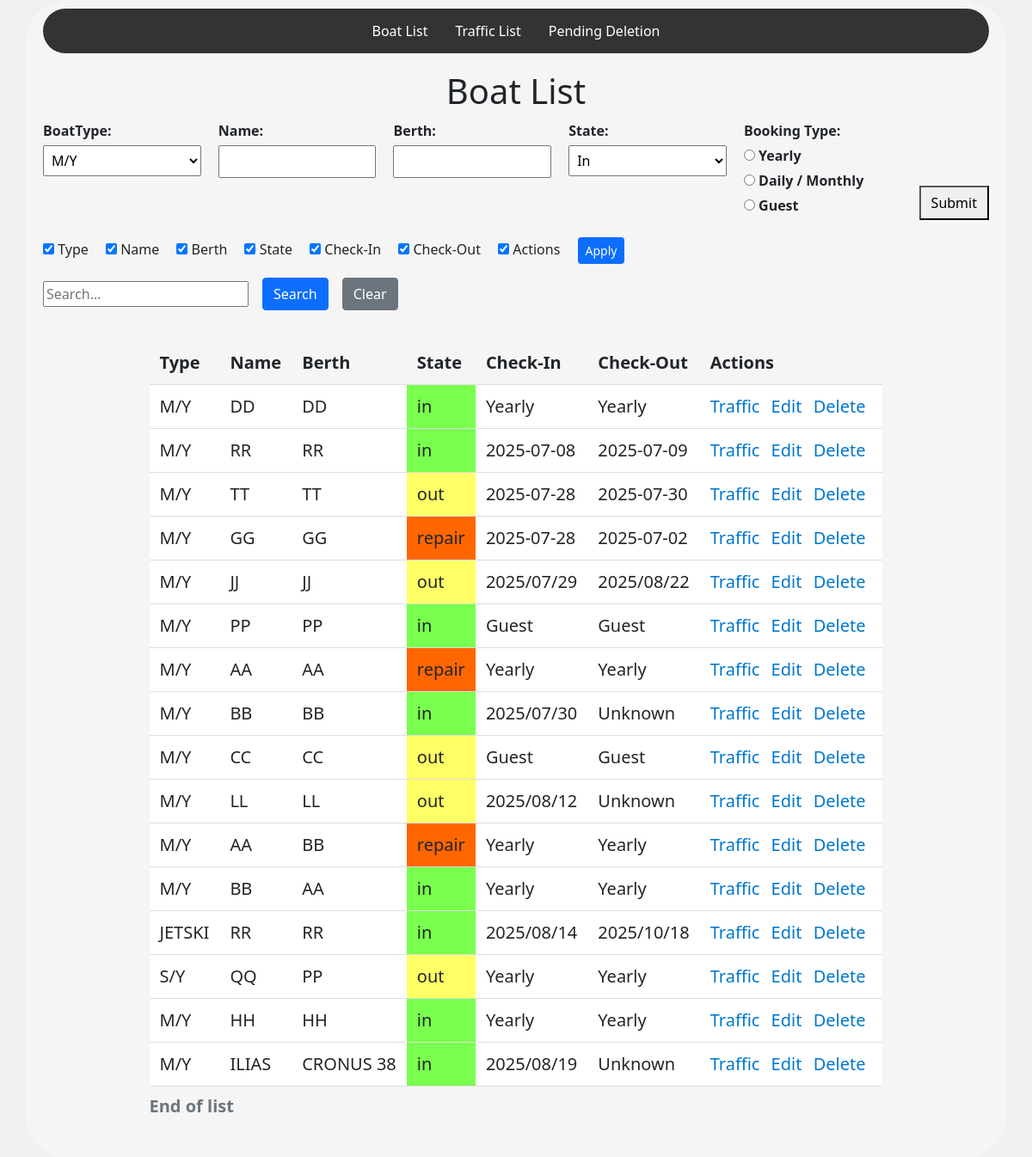
The page / on the database its author committed.
### trafficApp/models.py (models this page shows, shortened)
class Boat(models.Model):
    boatType    = models.CharField(
                                    max_length=30,
                                    choices=BoatType.choices,
                                    default=BoatType.motorYacht,)
    name        = models.CharField(max_length=100)
    berth       = models.CharField(max_length=20)
    created     = models.DateTimeField(auto_now_add=True)
    state       = models.CharField(  # <-- changed from IntegerField
                                    max_length=20,
                                    choices=State.choices,
                                    default=State.IN,)
    cid         = models.CharField(max_length=50, default="", blank=True)
    ecod        = models.CharField(max_length=50, default="", blank=True)
    deleted     = models.BooleanField()
    deleted_at  = models.DateTimeField(null=True, blank=True)
    archived    = models.BooleanField()
    archived_at = models.DateTimeField(null=True, blank=True)
    objects     = BoatManager()     # supports .visible() and .pending_deletions()
    all_objects = models.Manager()

### trafficApp/views.py (the view)
# urls.py: path('', views.BoatListView.as_view(), name = 'boats'),
class BoatListView(BaseListCreateView):
    model         = Boat
    form_class    = NewBoatForm
    template_name = "lists/list_page.html"     # shared page
    success_url   = reverse_lazy("boats")
    page_title    = "Boat List"
    search_fields = ("name", "boatType", "berth", "state", "cid", "ecod")
    column_list = [
        {"field": "boatType", "label": "Type"},
        {"field": "name",     "label": "Name"},
        {"field": "berth",    "label": "Berth"},
        {"field": "state",    "label": "State"},
        {"field": "cid",      "label": "Check-In"},
        {"field": "ecod",     "label": "Check-Out"},
        {"field": "actions",  "label": "Actions"},
    ]
    row_partial  = "lists/boats/_row.html"
    form_partial = "lists/boats/_form_fields.html"
    def get_queryset(self):
        qs = super().get_queryset()
        return Boat.objects.visible()

### trafficApp/forms.py (shortened to what this page needs)
class NewBoatForm(forms.ModelForm):
    BOOKING_CHOICES = [
        ('yearly',        'Yearly'),
        ('daily_monthly', 'Daily / Monthly'),
        ('guest',         'Guest'),
    ]
    booking_type = forms.ChoiceField(
        choices=BOOKING_CHOICES,
        widget=forms.RadioSelect,
        label="Booking Type"
    )  # :contentReference[oaicite:0]{index=0}
    cid  = forms.DateField(
        required=False,
        widget=DateInput(attrs={'type': 'date'}),
        label="Check‑In Date"
    )   # :contentReference[oaicite:1]{index=1}
    ecod = forms.DateField(
        required=False,
        widget=DateInput(attrs={'type': 'date'}),
        label="Check‑Out Date"
    )   # :contentReference[oaicite:2]{index=2}
    class Meta:
        model  = Boat
        fields = [
            'boatType', 'name', 'berth', 'state',
            'booking_type', 'cid', 'ecod'
        ]

class NewTrafficForm(forms.ModelForm):
    trDate = forms.DateField(
        required=False,
        widget=DateInput(attrs={'type': 'date'}),
        label="Date"
    )
    trTime = forms.TimeField(
        required=False,
        widget=TimeInput(attrs={'type': 'time', 'step': '60'}),
        label="Time",
    )
    edr = forms.DateField(
        required=False,
        widget=DateInput(attrs={'type': 'date'}),
        label="Date"
    )
    etr = forms.TimeField(
        required=False,
        widget=TimeInput(attrs={'type': 'time', 'step': '60'}),
        label="Time",
    )
    class Meta:
        model  = TrafficEntry
        fields = [
            'boatType', 'name', 'trDate', 'trTime',
            'direction', 'passengers', 'purpose',
            'edr', 'etr', 'trComments', 'berth'
        ]

### trafficApp/models.py (called while the page is built)
    def visible(self):
        return self.filter(deleted=False, archived=False)

    def get_queryset(self):
        return BoatQuerySet(self.model, using=self._db)

    def visible(self):
        return self.get_queryset().visible()

### trafficApp/views.py (called while the page is built)
    def get(self, request, *args, **kwargs):
        self.object_list = self.get_queryset()
        form = self.get_form()
        return self.render_to_response(self.get_context_data(form=form))

    def get_form_kwargs(self):
        kwargs = super().get_form_kwargs()
        if self.request.method == "POST":
            kwargs["data"] = self.request.POST
        return kwargs

### trafficApp/templates/lists/list_page.html (shortened to what this page needs)
{% extends 'base.html' %}
{% load static %}
{% block content %}
  <h1>{{ page_title }}</h1>
  <form method="post">
    <div class="two-fields">
      {% include form_partial with form=form %}
    </div>
  </form>
  {% include "lists/_controls/_column_picker.html" with column_list=column_list %}
  {% include "lists/_controls/_search_only.html" %}
    {% if show_traffic_controls %}
      {% include "lists/traffic/pagination_tables.html" %}
    {% else %}
        {% include "lists/_table.html" with objects=object_list row_partial=row_partial %}
    {% endif %}
{% endblock %}

### trafficApp/templates/base.html (shortened to what this page needs)
<!DOCTYPE html>
{% load static %}
<html lang="en">
<head>
    <link href="https://cdn.jsdelivr.net/npm/bootstrap@5.0.1/dist/css/bootstrap.min.css" rel="stylesheet">
    <link rel = 'stylesheet' href = "{% static 'css/style.css' %}">
</head>
<body>
    <div class="container">
        <ul>
            <li><a href="{% url 'boats' %}">Boat List</a></li>
            <li><a href="{% url 'traffic' %}">Traffic List</a></li>
            <li><a href="{% url 'pending-deletions' %}">Pending Deletion</a></li>
        </ul>
        <div class="content-wrapper">
            {% block content %}  {% endblock %}
        </div>
    </div>
</body>
</html>

### trafficApp/templates/lists/boats/_form_fields.html (shortened to what this page needs)
<div class="field-group">
  {{ form.boatType.label_tag }} {{ form.boatType }}
</div>
<div class="field-group">
  {{ form.name.label_tag }} {{ form.name }}
</div>
<div class="field-group">
  {{ form.berth.label_tag }} {{ form.berth }}
</div>
<div class="field-group">
  {{ form.state.label_tag }} {{ form.state }}
</div>
<div class="field-group">
  {{ form.booking_type.label_tag }} {{ form.booking_type }}
</div>
<button type="submit" class="submit-btn">Submit</button>

### trafficApp/templates/lists/_controls/_column_picker.html
<div style="margin-top: 20px;">
  <form id="columns-form" class="mb-3">
    {% for col in column_list %}
      <label style="margin-right:1rem;">
        <input type="checkbox"
               class="col-toggle"
               data-col-index="{{ forloop.counter0 }}"
               checked>
        {{ col.label }}
      </label>
    {% endfor %}
    <button type="button" id="apply-columns" class="btn btn-primary btn-sm">Apply</button>
  </form>
</div>

### trafficApp/templates/lists/_controls/_search_only.html (shortened to what this page needs)
<form method="get" class="my-3" id="searchForm">
  <input type="text" name="q" id="searchInput" value="{{ q }}" placeholder="Search…">
  <button class="btn btn-primary"  type="submit">Search</button>
  <button class="btn btn-secondary" type="button" id="clearBtn">Clear</button>
</form>

### trafficApp/templates/lists/_table.html
<div class="table-wrapper">
  <table class="boats sortable">
    <caption>End of list</caption>
    <thead>
      <tr>
        {% for col in column_list %}
          <th data-col-index="{{ forloop.counter0 }}">{{ col.label }}</th>
        {% endfor %}
      </tr>
    </thead>
    <tbody>
      {% for obj in object_list %}
            {% include row_partial with obj=obj %}
      {% empty %}
        <tr><td colspan="{{ column_list|length }}">No entries found.</td></tr>
      {% endfor %}
    </tbody>
  </table>
</div>

### trafficApp/templates/lists/boats/_row.html
<tr>
  <td data-col-index="0">{{ obj.boatType }}</td>
  <td data-col-index="1">{{ obj.name }}</td>
  <td data-col-index="2">{{ obj.berth }}</td>
  <td data-col-index="3" class="state-{{ obj.state }}">{{ obj.state }}</td>
  <td data-col-index="4">{{ obj.cid }}</td>
  <td data-col-index="5">{{ obj.ecod }}</td>
  <td data-col-index="6">
    <a href="#" class="js-traffic"
        data-boat-id="{{obj.id}}"
        data-boat-type="{{ obj.boatType }}"
        data-boat-name="{{ obj.name }}"
        data-berth="{{ obj.berth }}"
        data-state="{{ obj.state }}"
    >
        Traffic
    </a>
    <a href="{% url 'update' obj.id %}">Edit</a>
    <a href="#" class="js-boat-delete"
        data-boat-id="{{obj.id}}"
        data-boat-type="{{ obj.boatType }}"
        data-boat-name="{{ obj.name }}"
        data-boat-berth="{{ obj.berth }}"
    >
        Delete
    </a>
  </td>
</tr>

### trafficApp/static/css/style.css (style rules this page uses)
.container > ul { display: flex; justify-content: center; list-style: none; margin: 0; padding: 0; background: #333; width: 100%; border-radius: 50px; }
.container > ul li a { display: block; color: #fff; text-align: center; padding: 14px 16px; text-decoration: none; }
h1 { text-align: center; margin-top: 20px; margin-bottom: 10px; }
body { min-height: 100vh; display: flex; align-items: flex-start; justify-content: center; background: #f0f0f0; margin: 0; }
.container { display: flex; flex-direction: column; align-items: center; padding: 10px 20px 30px; background-color: whitesmoke; border-radius: 50px; width: 100%; box-sizing: border-box; }
.two-fields { display: flex; gap: 20px; flex-wrap: wrap; }
.field-group { display: flex; flex-direction: column; flex: 1; min-width: 180px; }
.field-group label { margin-bottom: 5px; font-weight: bold; }
.field-group input, .field-group select { padding: 5px; font-size: 1em; }
.submit-btn { margin-left: auto; align-self: flex-end; padding: 6px 12px; font-size: 1em; }
form.my-3, form.my-3 * { box-sizing: border-box; }
form.my-3 { display: flex; gap: 1rem; align-items: center; flex-wrap: wrap; margin-top: 20px; }
.table-wrapper { width: 100%; overflow-x: auto; }
table.boats { width: 50%; margin: 20px auto 0; border-collapse: collapse; font-size: 1.25rem; background: #fff; }
table.boats caption { text-align: left; font-weight: bold; margin-bottom: 0.5rem; }
table.boats th, table.boats td { padding: 10px 12px; border-bottom: 1px solid #ddd; text-align: left; vertical-align: middle; white-space: nowrap; }
table.boats th { background: #f5f5f5; font-weight: 600; }
table.boats td a { margin-right: 8px; text-decoration: none; color: #0077cc; }
.state-in { background-color: #79ff4d; }
.state-out { background-color: #ffff66; }
.state-repair { background-color: #ff6600; }

### rows shown on the page
Boat: boatType "M/Y", name "DD", berth "DD", state "in", cid "Yearly", ecod "Yearly"
Boat: boatType "M/Y", name "RR", berth "RR", state "in", cid "2025-07-08", ecod "2025-07-09"
Boat: boatType "M/Y", name "TT", berth "TT", state "out", cid "2025-07-28", ecod "2025-07-30"
Boat: boatType "M/Y", name "GG", berth "GG", state "repair", cid "2025-07-28", ecod "2025-07-02"
Boat: boatType "M/Y", name "JJ", berth "JJ", state "out", cid "2025/07/29", ecod "2025/08/22"
Boat: boatType "M/Y", name "PP", berth "PP", state "in", cid "Guest", ecod "Guest"
Boat: boatType "M/Y", name "AA", berth "AA", state "repair", cid "Yearly", ecod "Yearly"
Boat: boatType "M/Y", name "BB", berth "BB", state "in", cid "2025/07/30", ecod "Unknown"
Boat: boatType "M/Y", name "CC", berth "CC", state "out", cid "Guest", ecod "Guest"
Boat: boatType "M/Y", name "LL", berth "LL", state "out", cid "2025/08/12", ecod "Unknown"
Boat: boatType "M/Y", name "AA", berth "BB", state "repair", cid "Yearly", ecod "Yearly"
Boat: boatType "M/Y", name "BB", berth "AA", state "in", cid "Yearly", ecod "Yearly"
Boat: boatType "JETSKI", name "RR", berth "RR", state "in", cid "2025/08/14", ecod "2025/10/18"
Boat: boatType "S/Y", name "QQ", berth "PP", state "out", cid "Yearly", ecod "Yearly"
Boat: boatType "M/Y", name "HH", berth "HH", state "in", cid "Yearly", ecod "Yearly"
Boat: boatType "M/Y", name "ILIAS", berth "CRONUS 38", state "in", cid "2025/08/19", ecod "Unknown"

### other values the page prints
{{ page_title }} "Boat List"
{{ col.label }} "Type" "Name" "Berth" "State" "Check-In" "Check-Out" "Actions"
